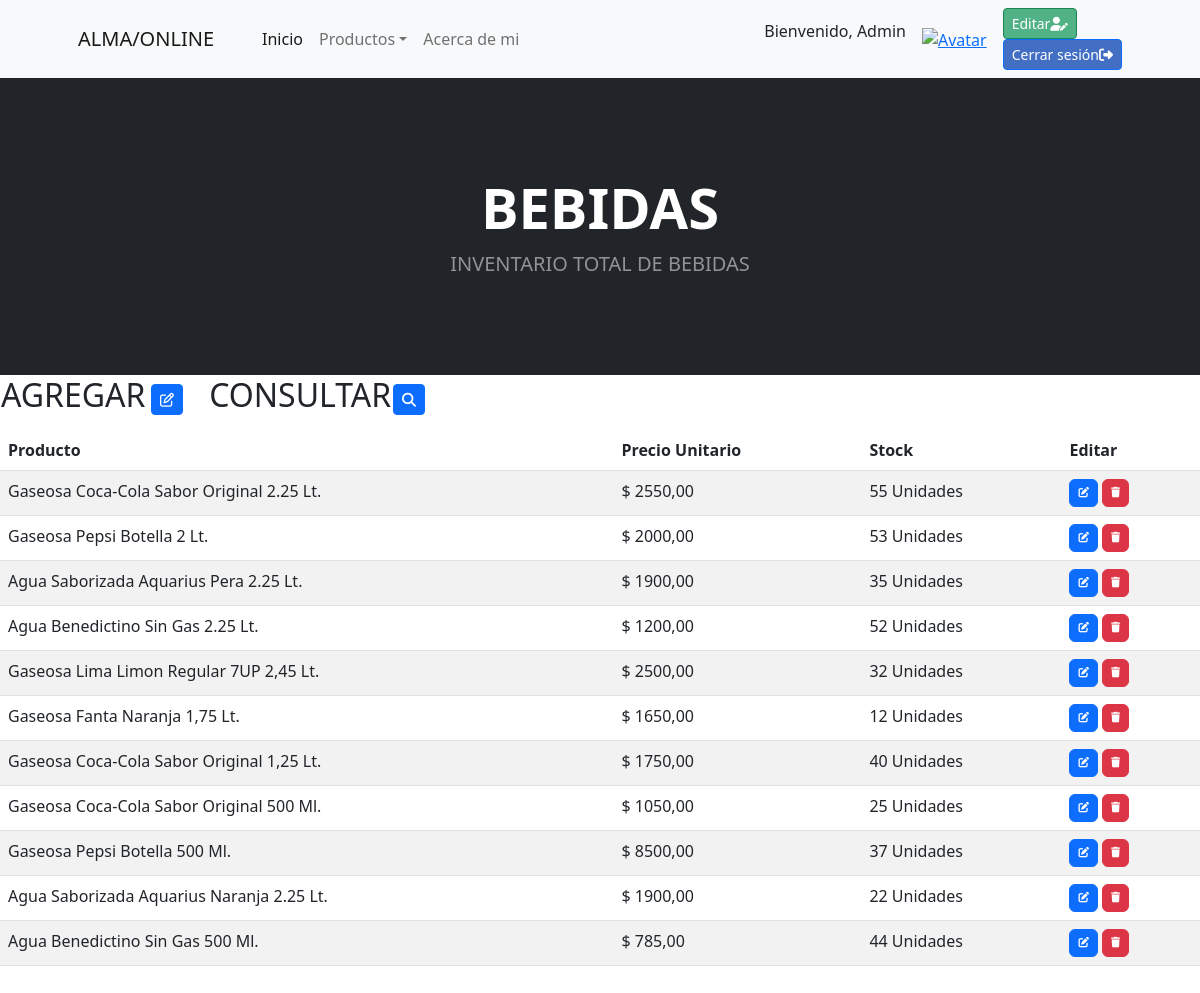
The app's page /bebidas/ (signed in) with its own data.
### aplicacion/models.py (models this page shows, shortened)
class Bebida(models.Model):
    nombre = models.CharField(max_length=50)
    precio = models.DecimalField(max_digits=10, decimal_places=2)
    unidad = models.IntegerField()

### aplicacion/views.py (the view)
# urls.py: path('bebidas/', BebidaList.as_view(), name="bebidas" ),
class BebidaList(LoginRequiredMixin,ListView):
    model = Bebida

### aplicacion/templates/aplicacion/bebida_list.html (shortened to what this page needs)
{% extends 'aplicacion/index.html' %}
{% block Titulo %}
<h1 class="display-4 fw-bolder">BEBIDAS</h1>
<p class="lead fw-normal text-white-50 mb-0">INVENTARIO TOTAL DE BEBIDAS</p>
</header>
{% endblock Titulo %}
{% block Contenido %}
<div style="display: inline-block;">
    <table>
        <tr>
            <td width="150"><h2>AGREGAR</h2></td>
            <td>
                <a href="{% url 'bebidas_create' %}" class="btn btn-primary btn-sm">
                    <i class="fa-regular fa-pen-to-square"></i>
                </a>
            </td>
        </tr>
    </table>
</div>
<div style="display: inline-block; margin-left: 20px;">
    <table>
        <tr>
            <td width="150"><h2>CONSULTAR</h2></td>
            <td>
                <a href="{% url 'buscar_bebida' %}" class="btn btn-primary btn-sm">
                    <i class="fa-solid fa-magnifying-glass"></i>
                </a>
            </td>
        </tr>
    </table>
</div>
<table class="table table-striped">
    <thead>
        <tr>
            <th>Producto</th>
            <th>Precio Unitario</th>
            <th>Stock</th>
            <th>Editar</th>
        </tr>
    </thead>
    <tbody>
        {% for producto in bebida_list %}
        <tr>
            <td>{{ producto.nombre }}</td>
            <td>$ {{ producto.precio }}</td>
            <td>{{ producto.unidad }} Unidades</td>
            <td>
                <a href="{% url 'bebidas_update' producto.id %}" class="btn btn-primary" style="--bs-btn-padding-y: .25rem; --bs-btn-padding-x: .5rem; --bs-btn-font-size: .75rem;">
                </a>
                <a href="{% url 'bebidas_delete' producto.id %}" class="btn btn-danger" style="--bs-btn-padding-y: .25rem; --bs-btn-padding-x: .5rem; --bs-btn-font-size: .75rem;">
                </a>
            </td>
        </tr>
        {% endfor %}
    </tbody>
</table>
{% endblock Contenido %}
{% block Copyright %}
<div class="card-footer p-4 pt-0 border-top-0 bg-transparent">
</div>
{% endblock Copyright %}

### aplicacion/templates/aplicacion/index.html (shortened to what this page needs)
<!DOCTYPE html>
<html lang="en">
    <head>
        {%load static%}
        <link href="https://cdn.jsdelivr.net/npm/bootstrap-icons@1.5.0/font/bootstrap-icons.css" rel="stylesheet" />
        <link href="{% static 'css/styles.css' %}" rel="stylesheet" />
        <link rel="stylesheet" href="https://cdnjs.cloudflare.com/ajax/libs/font-awesome/6.4.0/css/all.min.css"/>
    </head>
    <body>
        <nav class="navbar navbar-expand-lg navbar-light bg-light">
            <div class="container px-4 px-lg-5">
                <a class="navbar-brand" href="{% url 'home' %}">ALMA/ONLINE</a>
                {% if  user.is_authenticated %}
                                <div class="collapse navbar-collapse" id="navbarSupportedContent">
                                <ul class="navbar-nav me-auto mb-2 mb-lg-0 ms-lg-4">
                                <li class="nav-item"><a class="nav-link active" aria-current="page" href="{% url 'home' %}">Inicio</a></li>
                                <li class="nav-item dropdown">
                                <a class="nav-link dropdown-toggle" id="navbarDropdown" href="#" role="button" data-bs-toggle="dropdown" aria-expanded="false">Productos</a>
                            <li class="nav-item"><a class="nav-link" aria-current="page" href="{% url 'acerca' %}">Acerca de mi</a></li>
                         </li>
                      </ul>
                      <div class="user-info d-flex align-items-center">
                        <p class="username me-3">Bienvenido, {{ user.username }}</p>
                        <div class="avatar me-3">
                            <a href="{% url 'agregar_avatar' %}">
                                <img src="{{ request.session.avatar }}" alt="Avatar" height="50px" width="50px">
                            </a>
                        </div>
                        <div class="user-actions">
                            <a class="btn btn-success btn-sm me-3" href="{% url 'perfil' %}" style="background-color: rgb(81, 179, 133); color: white ;">Editar<i class="fa-solid fa-user-pen"></i></a>
                            <form action="{% url 'logout' %}" method="post">
                                <button type="submit" class="btn btn-primary btn-sm logout" style="background-color: rgba(12, 70, 179, 0.767); color: white ;">Cerrar sesión<i class="fa-solid fa-right-from-bracket"></i></button>
                            </form>
                        </div>
                    </div>
                {% endif %}
        </nav>
        <header class="bg-dark py-5">
            <div class="container px-4 px-lg-5 my-5">
                <div class="text-center text-white">
                    {% block Titulo %}{% endblock Titulo %}
        {% block Contenido %}{% endblock Contenido %}
        {% block Copyright %}{% endblock Copyright %}
    </body>
</html>

### records on screen
Bebida: nombre "Gaseosa Coca-Cola Sabor Original 2.25 Lt.", precio "2550,00", unidad "55"
Bebida: nombre "Gaseosa Pepsi Botella 2 Lt.", precio "2000,00", unidad "53"
Bebida: nombre "Agua Saborizada Aquarius Pera 2.25 Lt.", precio "1900,00", unidad "35"
Bebida: nombre "Agua Benedictino Sin Gas 2.25 Lt.", precio "1200,00", unidad "52"
Bebida: nombre "Gaseosa Lima Limon Regular 7UP 2,45 Lt.", precio "2500,00", unidad "32"
Bebida: nombre "Gaseosa Fanta Naranja 1,75 Lt.", precio "1650,00", unidad "12"
Bebida: nombre "Gaseosa Coca-Cola Sabor Original 1,25 Lt.", precio "1750,00", unidad "40"
Bebida: nombre "Gaseosa Coca-Cola Sabor Original 500 Ml.", precio "1050,00", unidad "25"
Bebida: nombre "Gaseosa Pepsi Botella 500 Ml.", precio "8500,00", unidad "37"
Bebida: nombre "Agua Saborizada Aquarius Naranja 2.25 Lt.", precio "1900,00", unidad "22"
Bebida: nombre "Agua Benedictino Sin Gas 500 Ml.", precio "785,00", unidad "44"

### other values on screen
{{ user.username }} "Admin"
